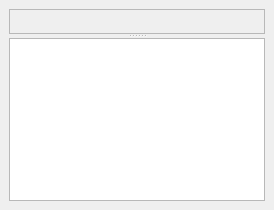
  <widget class="QWidget" name="MainWindowLayout" >
   <layout class="QHBoxLayout" >
    <property name="margin" >
     <number>9</number>
    </property>
    <property name="spacing" >
     <number>6</number>
    </property>
    <item>
     <layout class="QVBoxLayout" >
      <property name="margin" >
       <number>0</number>
      </property>
      <property name="spacing" >
       <number>0</number>
      </property>
      <item>
       <widget class="TTabBar" native="1" name="ModelTabs" >
        <property name="sizePolicy" >
         <sizepolicy>
          <hsizetype>7</hsizetype>
          <vsizetype>0</vsizetype>
          <horstretch>255</horstretch>
          <verstretch>0</verstretch>
         </sizepolicy>
        </property>
       </widget>
      </item>
      <item>
       <widget class="QSplitter" name="MainSplitter" >
        <property name="orientation" >
         <enum>Qt::Vertical</enum>
        </property>
        <widget class="QFrame" name="ViewFrame" >
         <property name="frameShape" >
          <enum>QFrame::StyledPanel</enum>
         </property>
         <property name="frameShadow" >
          <enum>QFrame::Raised</enum>
         </property>
        </widget>
        <widget class="QTextEdit" name="TextDisplay" >
         <property name="sizePolicy" >
          <sizepolicy>
           <hsizetype>7</hsizetype>
           <vsizetype>3</vsizetype>
           <horstretch>255</horstretch>
           <verstretch>0</verstretch>
          </sizepolicy>
         </property>
         <property name="minimumSize" >
          <size>
           <width>0</width>
           <height>64</height>
          </size>
         </property>
         <property name="maximumSize" >
          <size>
           <width>16777215</width>
           <height>256</height>
          </size>
         </property>
         <property name="font" >
          <font>
           <family>Courier 10 Pitch</family>
          </font>
         </property>
         <property name="focusPolicy" >
          <enum>Qt::NoFocus</enum>
         </property>
         <property name="undoRedoEnabled" >
          <bool>false</bool>
         </property>
         <property name="readOnly" >
          <bool>true</bool>
         </property>
         <property name="acceptRichText" >
          <bool>false</bool>
         </property>
         <property name="textInteractionFlags" >
          <enum>Qt::TextSelectableByMouse</enum>
         </property>
        </widget>
       </widget>
      </item>
     </layout>
    </item>
   </layout>
  </widget>
